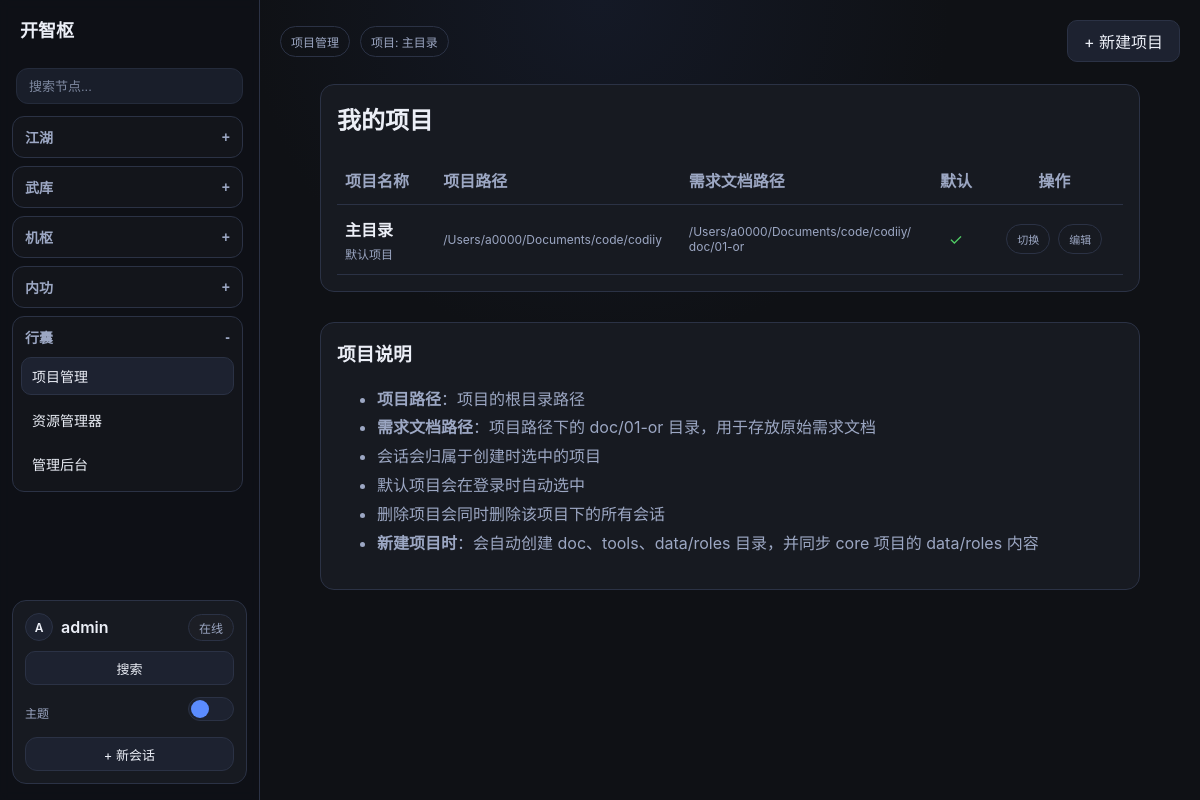
Page /projects/ (signed in) on the committed database.
### collector/models.py (models this page shows, shortened)
class Project(models.Model):
    name = models.CharField(max_length=100, verbose_name="项目名称")
    path = models.CharField(max_length=500, verbose_name="项目路径", help_text="项目根目录路径，需求文档将保存到该目录下的 doc/01-or 文件夹")
    description = models.TextField(blank=True, verbose_name="项目描述")
    is_default = models.BooleanField(default=False, verbose_name="是否默认项目")
    llm_model = models.ForeignKey(
        LLMModel,
        on_delete=models.SET_NULL,
        null=True,
        blank=True,
        verbose_name="默认大模型",
        help_text="项目默认使用的大语言模型，不设置则使用系统默认模型"
    )
    created_by = models.ForeignKey(
        settings.AUTH_USER_MODEL,
        on_delete=models.CASCADE,
        related_name="projects",
        verbose_name="创建人",
    )
    created_at = models.DateTimeField(auto_now_add=True, verbose_name="创建时间")
    updated_at = models.DateTimeField(auto_now=True, verbose_name="更新时间")
    class Meta:
        ordering = ["-is_default", "-updated_at"]
        verbose_name = "项目"
        verbose_name_plural = "项目"
    @property
    def or_path(self):
        return os.path.join(self.path, 'doc', '01-or')

### collector/views.py (the view)
# urls.py: path("projects/", views.project_list, name="project_list"),
@login_required
def project_list(request):
    context = _build_chat_context(request)
    context.update({"current_nav": "settings_projects"})
    return render(request, "collector/project_list.html", context)

### collector/forms.py
class ChatMessageForm(forms.Form):
    content = forms.CharField(
        label="消息内容",
        max_length=4000,
        widget=forms.Textarea(
            attrs={"rows": 4, "placeholder": "输入你的需求内容（Shift+Enter 换行），或使用麦克风语音输入"}
        ),
        required=False,  # 允许仅发送附件而不填写文本
    )
    attachment = forms.FileField(
        label="上传附件",
        required=False,
        widget=forms.ClearableFileInput(attrs={"style": "margin-top: 10px;"}),
    )

### collector/models.py (called while the page is built)
    def get_allowed_agent_modules(self):
        return [item for item in self.allowed_agent_modules_text.split(",") if item]

    def get_allowed_control_modules(self):
        return [item for item in self.allowed_control_modules_text.split(",") if item]

    def get_allowed_toolsets(self):
        return [item for item in self.allowed_toolsets_text.split(",") if item]

    def get_allowed_control_components(self):
        return [item for item in self.allowed_control_components_text.split(",") if item]

    def get_allowed_control_functions(self):
        return [item for item in self.allowed_control_functions_text.split(",") if item]

    @classmethod
    def get_bool(cls, key: str, default: bool = True) -> bool:
        key_text = str(key or "").strip()
        if not key_text:
            return bool(default)
        raw_value = cls.objects.filter(key=key_text).values_list("value_text", flat=True).first()
        if raw_value is None:
            return bool(default)
        normalized = str(raw_value or "").strip().lower()
        if normalized in {"1", "true", "yes", "on"}:
            return True
        if normalized in {"0", "false", "no", "off"}:
            return False
        return bool(default)

    @classmethod
    def get_float(cls, key: str, default: float = 0.0) -> float:
        key_text = str(key or "").strip()
        if not key_text:
            return float(default)
        raw_value = cls.objects.filter(key=key_text).values_list("value_text", flat=True).first()
        if raw_value is None:
            return float(default)
        try:
            return float(raw_value)
        except (TypeError, ValueError):
            return float(default)

### collector/views.py (called while the page is built)
def _normalize_mindforge_strategy(raw_value: str) -> str:
    key = str(raw_value or "").strip().lower()
    if key not in {"auto", "react", "cot", "plan_execute", "reflexion"}:
        return "auto"
    return key

def _build_companion_chat_session_marker(companion_id):
    return f"{COMPANION_CHAT_SESSION_MARKER_PREFIX}{int(companion_id)}"

### templates/collector/project_list.html (shortened to what this page needs)
{% extends "base.html" %}
{% block content %}
<div class="app-shell app-shell-settings">
    <aside class="sidebar sidebar-menu">
        {% include "collector/partials/sidebar_menu.html" %}
    </aside>
    <main class="main-panel">
        <div class="top-actions">
            <div class="top-actions-left">
                <span class="chip">项目管理</span>
                {% if current_project %}
                <span class="chip" title="{{ current_project.path }}">项目: {{ current_project.name }}</span>
                {% endif %}
            </div>
            <div class="top-actions-right">
                <a href="{% url 'project_create' %}" class="nav-action" style="width: auto; padding: 8px 16px; margin: 0;">+ 新建项目</a>
            </div>
        </div>
        <section class="conversation">
            <div class="chat-track">
                <div class="panel">
                    <h2 style="margin-top: 0;">我的项目</h2>
                    {% if projects %}
                    <table style="width: 100%; border-collapse: collapse; margin-top: 16px;">
                        <thead>
                            <tr style="border-bottom: 1px solid var(--line);">
                                <th style="text-align: left; padding: 12px 8px; color: var(--muted);">项目名称</th>
                                <th style="text-align: left; padding: 12px 8px; color: var(--muted);">项目路径</th>
                                <th style="text-align: left; padding: 12px 8px; color: var(--muted);">需求文档路径</th>
                                <th style="text-align: center; padding: 12px 8px; color: var(--muted);">默认</th>
                                <th style="text-align: center; padding: 12px 8px; color: var(--muted);">操作</th>
                            </tr>
                        </thead>
                        <tbody>
                            {% for project in projects %}
                            <tr style="border-bottom: 1px solid var(--line);">
                                <td style="padding: 12px 8px;">
                                    <strong>{{ project.name }}</strong>
                                    {% if project.description %}
                                    <div class="meta" style="margin-top: 4px;">{{ project.description }}</div>
                                    {% endif %}
                                </td>
                                <td style="padding: 12px 8px; font-size: 12px; color: var(--muted); max-width: 200px; word-break: break-all;">
                                    {{ project.path }}
                                </td>
                                <td style="padding: 12px 8px; font-size: 12px; color: var(--muted); max-width: 200px; word-break: break-all;">
                                    {{ project.or_path }}
                                </td>
                                <td style="padding: 12px 8px; text-align: center;">
                                    {% if project.is_default %}
                                    <span style="color: #51cf66;">✓</span>
                                    {% else %}
                                    <a href="{% url 'project_set_default' project.id %}" class="chip" style="font-size: 11px;">设为默认</a>
                                    {% endif %}
                                </td>
                                <td style="padding: 12px 8px; text-align: center;">
                                    <div style="display: flex; gap: 8px; justify-content: center;">
                                        <a href="{% url 'project_switch' project.id %}" class="chip" style="font-size: 11px;">切换</a>
                                        <a href="{% url 'project_edit' project.id %}" class="chip" style="font-size: 11px;">编辑</a>
                                    </div>
                                </td>
                            </tr>
                            {% endfor %}
                        </tbody>
                    </table>
                    {% else %}
                    <p style="color: var(--muted);">暂无项目，请创建一个新项目。</p>
                    {% endif %}
                </div>
                <div class="panel" style="margin-top: 16px;">
                    <h3 style="margin-top: 0;">项目说明</h3>
                    <ul style="color: var(--muted); line-height: 1.8;">
                        <li><strong>项目路径</strong>：项目的根目录路径</li>
                        <li><strong>需求文档路径</strong>：项目路径下的 doc/01-or 目录，用于存放原始需求文档</li>
                        <li>会话会归属于创建时选中的项目</li>
                        <li>默认项目会在登录时自动选中</li>
                        <li>删除项目会同时删除该项目下的所有会话</li>
                        <li><strong>新建项目时</strong>：会自动创建 doc、tools、data/roles 目录，并同步 core 项目的 data/roles 内容</li>
                    </ul>
                </div>
            </div>
        </section>
    </main>
</div>
{% endblock %}

### templates/collector/partials/sidebar_menu.html (shortened to what this page needs)
<div class="brand" title="{{ menu_labels.system_name_hint }}">{{ menu_labels.system_name }}</div>
<div class="sidebar-search-shell">
    <input type="text" class="sidebar-search-input" placeholder="搜索节点..." aria-label="搜索节点（即将开放）" disabled>
</div>
<div class="menu-tree">
    <section class="menu-section is-open" data-menu-section>
        <button type="button" class="menu-section-toggle" data-menu-toggle>
            <span title="{{ menu_labels.chat_group_hint }}">{{ menu_labels.chat_group }}</span>
            <span class="menu-toggle-mark">-</span>
        </button>
    </section>
    <section class="menu-section {% if current_nav == 'agent_items' or current_nav == 'system_skills' or current_nav == 'system_rules' or current_nav == 'toolset_list' or current_nav == 'companions' %}is-open{% endif %}" data-menu-section>
        <button type="button" class="menu-section-toggle" data-menu-toggle>
            <span title="{{ menu_labels.agent_group_hint }}">{{ menu_labels.agent_group }}</span>
            <span class="menu-toggle-mark"></span>
        </button>
    </section>
    <section class="menu-section {% if control_active_module %}is-open{% endif %}" data-menu-section>
        <button type="button" class="menu-section-toggle" data-menu-toggle>
            <span title="{{ menu_labels.component_group_hint }}">{{ menu_labels.component_group }}</span>
            <span class="menu-toggle-mark">{% if control_active_module %}-{% else %}+{% endif %}</span>
        </button>
    </section>
    <section class="menu-section {% if current_nav == 'models_api' or current_nav == 'models_local' %}is-open{% endif %}" data-menu-section>
        <button type="button" class="menu-section-toggle" data-menu-toggle>
            <span>{{ menu_labels.model_group }}</span>
            <span class="menu-toggle-mark">{% if current_nav == 'models_api' or current_nav == 'models_local' %}-{% else %}+{% endif %}</span>
        </button>
    </section>
    <section class="menu-section {% if current_nav == 'settings_projects' or current_nav == 'settings_requirements' or current_nav == 'settings_profile' or current_nav == 'settings_admin' %}is-open{% endif %}" data-menu-section>
        <button type="button" class="menu-section-toggle" data-menu-toggle>
            <span>{{ menu_labels.settings_group }}</span>
            <span class="menu-toggle-mark">{% if current_nav == 'settings_projects' or current_nav == 'settings_requirements' or current_nav == 'settings_profile' or current_nav == 'settings_admin' %}-{% else %}+{% endif %}</span>
        </button>
        <div class="menu-section-body">
            <a class="menu-item-link {% if current_nav == 'settings_projects' %}active{% endif %}" href="{% url 'project_list' %}">项目管理</a>
            <a class="menu-item-link {% if current_nav == 'settings_requirements' %}active{% endif %}" href="{% url 'requirement_file_list' %}">资源管理器</a>
            <a class="menu-item-link {% if current_nav == 'settings_admin' %}active{% endif %}" href="/admin/">管理后台</a>
        </div>
    </section>
</div>
<div class="panel user-card">
    <div class="user-top-row">
        <a class="user-profile-link" href="{% url 'profile_settings' %}" title="进入个人设置">
            <span class="user-avatar" aria-hidden="true">{{ request.user.username|first|upper }}</span>
            <span class="user-name">{{ request.user.username }}</span>
        </a>
        <span class="user-status-chip">在线</span>
    </div>
    <a class="sidebar-search-btn {% if current_nav == 'capability_search' %}active{% endif %}" href="{% url 'capability_search' %}">搜索</a>
    <form action="{% url 'system_settings' %}" method="post" class="user-theme-form" style="margin-top: 12px;">
        <span class="meta" style="margin: 0;">主题</span>
        <label class="sidebar-theme-toggle" for="sidebarThemeToggle">
            <span class="sidebar-theme-slider"></span>
        </label>
    </form>
    <div class="sidebar-bottom-actions">
        <a class="sidebar-new-session-btn" href="{% url 'session_create' %}">+ 新会话</a>
    </div>
</div>

### templates/base.html (style rules this page uses)
:root { --bg: #0f1115; --bg-top: #141926; --panel: #171a21; --panel-2: #1d2230; --text: #eceff7; --muted: #9ca7c3; --line: #2b3245; --primary: #5b8cff; --primary-hover: #4f7ff3; --link: #9ec1ff; --sidebar-bg: rgba(14, 17, 24, 0.72); --delete-hover-bg: rgba(255, 255, 255, 0.1); --bubble-assistant-bg: linear-gradient(180deg, #20273a, #1b2131); --bubble-assistant-border: #313a52; --bubble-user-bg: linear-gradient(180deg, #2a3657, #222d49); --bubble-user-border: #40527f; --voice-transcript-bg: rgba(255, 255, 255, 0.03); --input-shell-border: #d9dbe2; --input-shell-bg: #f7f8fa; --input-shell-text: #1f2533; --input-shell-hover-bg: rgba(0, 0, 0, 0.06); --input-shell-active-bg: rgba(0, 0, 0, 0.1); --form-control-bg: #121826; --form-control-border: #313a52; --menu-section-bg: rgba(255, 255, 255, 0.02); --menu-section-hover-bg: rgba(255, 255, 255, 0.04); --menu-item-add-bg: rgba(255, 255, 255, 0.02); --user-chip-bg: rgba(255, 255, 255, 0.02); --button-bg: var(--panel-2); --button-hover-bg: #232a3a; --button-text: var(--text); }
* { box-sizing: border-box; }
body { margin: 0; background: radial-gradient(circle at top, var(--bg-top) 0, var(--bg) 35%); color: var(--text); font-family: -apple-system, BlinkMacSystemFont, "Segoe UI", sans-serif; min-height: 100vh; overflow: hidden; }
a { color: var(--link); text-decoration: none; }
.app-shell { display: grid; grid-template-columns: 280px 1fr; height: 100vh; }
.sidebar { border-right: 1px solid var(--line); background: var(--sidebar-bg); padding: 16px 12px; backdrop-filter: blur(4px); height: 100vh; overflow-x: visible; overflow-y: hidden; display: flex; flex-direction: column; position: relative; z-index: 20; }
.brand { font-weight: 700; font-size: 18px; margin-bottom: 16px; padding: 0 8px; }
.nav-action { display: block; width: 100%; background: var(--button-bg); color: var(--button-text); border: 1px solid var(--line); border-radius: 10px; padding: 10px 12px; text-align: center; cursor: pointer; margin-bottom: 12px; }
.main-panel { padding: 20px; display: flex; flex-direction: column; height: 100vh; overflow: hidden; position: relative; z-index: 1; }
.top-actions { display: flex; gap: 10px; align-items: center; justify-content: space-between; margin-bottom: 14px; }
.top-actions-left, .top-actions-right { display: flex; gap: 10px; align-items: center; }
.chip { border: 1px solid var(--line); border-radius: 999px; padding: 6px 10px; color: var(--muted); font-size: 12px; }
.panel { background: var(--panel); border: 1px solid var(--line); border-radius: 14px; padding: 16px; }
.conversation { flex: 1; overflow-y: auto; padding: 8px 10px 18px; }
.chat-track { width: 100%; max-width: 820px; margin: 0 auto; display: flex; flex-direction: column; gap: 14px; }
.meta { color: var(--muted); font-size: 12px; margin-top: 8px; }
select, input, textarea, button { background-color: var(--panel-2); color: var(--text); border: 1px solid var(--line); border-radius: 8px; padding: 10px; font-size: 14px; }
button { cursor: pointer; background-color: var(--button-bg); color: var(--button-text); }
label { color: var(--muted); font-size: 13px; display: block; margin-bottom: 6px; }
input, textarea { width: 100%; background: var(--form-control-bg); border: 1px solid var(--form-control-border); color: var(--text); border-radius: 10px; padding: 10px 12px; }
button { border: none; border-radius: 10px; background: var(--button-bg); color: var(--button-text); padding: 10px 14px; cursor: pointer; }

### rows in the picture
Project: name "主目录", description "默认项目", path "/Users/a0000/Documents/code/codiiy", or_path "/Users/a0000/Documents/code/codiiy/doc/01-or"

### other values in the picture
{{ menu_labels.system_name }} "开智枢"
{{ menu_labels.chat_group }} "江湖"
{{ menu_labels.agent_group }} "武库"
{{ menu_labels.component_group }} "机枢"
{{ menu_labels.model_group }} "内功"
{{ menu_labels.settings_group }} "行囊"
{{ request.user.username|first|upper }} "A"
{{ request.user.username }} "admin"
